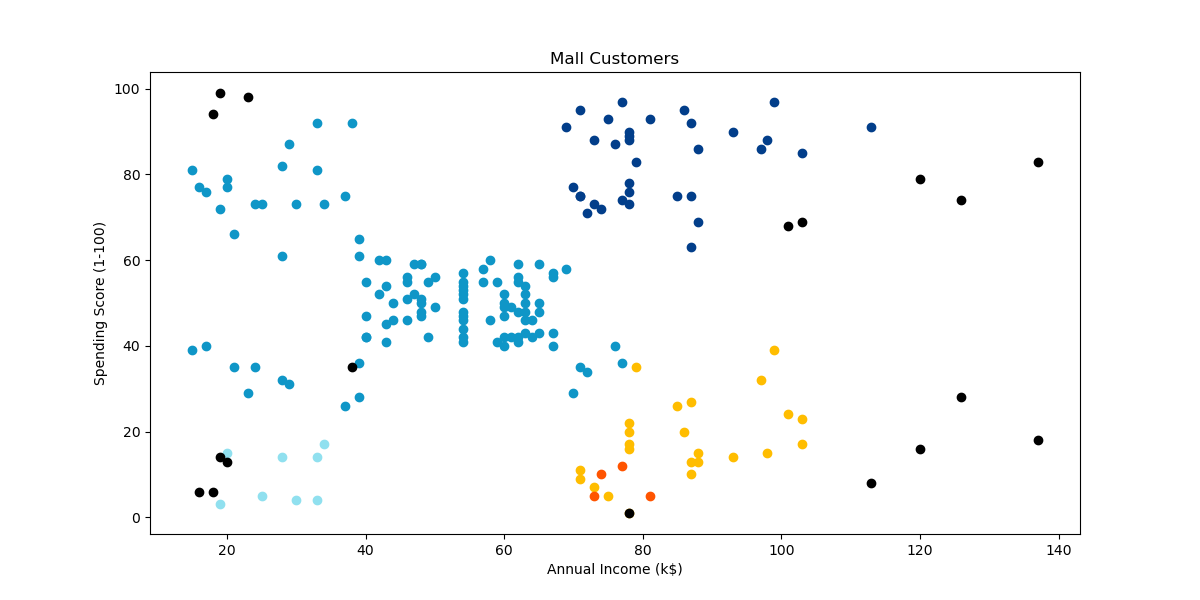

The Python source for this figure:
import pandas as pd
import numpy as np
import statsmodels.api as sm
import matplotlib.pyplot as plt
import seaborn as sns
from scipy import stats
from sklearn import metrics
import scipy.cluster.hierarchy as sch
from sklearn.cluster import DBSCAN 
from sklearn import preprocessing

mall_dataset = pd.read_csv('C:/Users/mohan/OneDrive/Desktop/Mall_Customers.csv')
mall_dataset.head()



label_encoder = preprocessing.LabelEncoder() 

mall_dataset['Genre'] = label_encoder.fit_transform(mall_dataset['Genre'])
mall_dataset.head()

from itertools import product

eps_values = np.arange(8,12.75,0.25) # eps values to be investigated
min_samples = np.arange(3,10) # min_samples values to be investigated

DBSCAN_params = list(product(eps_values, min_samples))

from sklearn.metrics import silhouette_score

sil_score = []
X = mall_dataset.drop(['CustomerID'], axis=1)

for p in DBSCAN_params:
    DBS_clustering = DBSCAN(eps=p[0], min_samples=p[1]).fit(X)
    sil_score.append(silhouette_score(X, DBS_clustering.labels_))


max_score = max(sil_score)


max_index = sil_score.index(max(sil_score))


best_params = DBSCAN_params[max_index]

print(max_score, max_index, best_params)


DBS_clustering = DBSCAN(eps=best_params[0], min_samples=best_params[1]).fit(X)


mall_dataset.loc[:,'cluster'] = DBS_clustering.labels_ 


mall_dataset['cluster'].value_counts().reset_index().sort_values(by=['cluster'])

fig = plt.figure(figsize=(12,6))

colors = ["#0f96c7","#90e0ef", "#023e8a","#ffbd00","#ff5400", "#000"]

for r in range(6):
    
    
    if r==5:
        r=-1
    
    clustered_customer = mall_dataset[mall_dataset["cluster"] == r]
    plt.scatter(clustered_customer["Annual Income (k$)"], clustered_customer["Spending Score (1-100)"], color=colors[r])
    
plt.title("Mall Customers")
plt.xlabel("Annual Income (k$)")
plt.ylabel("Spending Score (1-100)")
plt.show()
